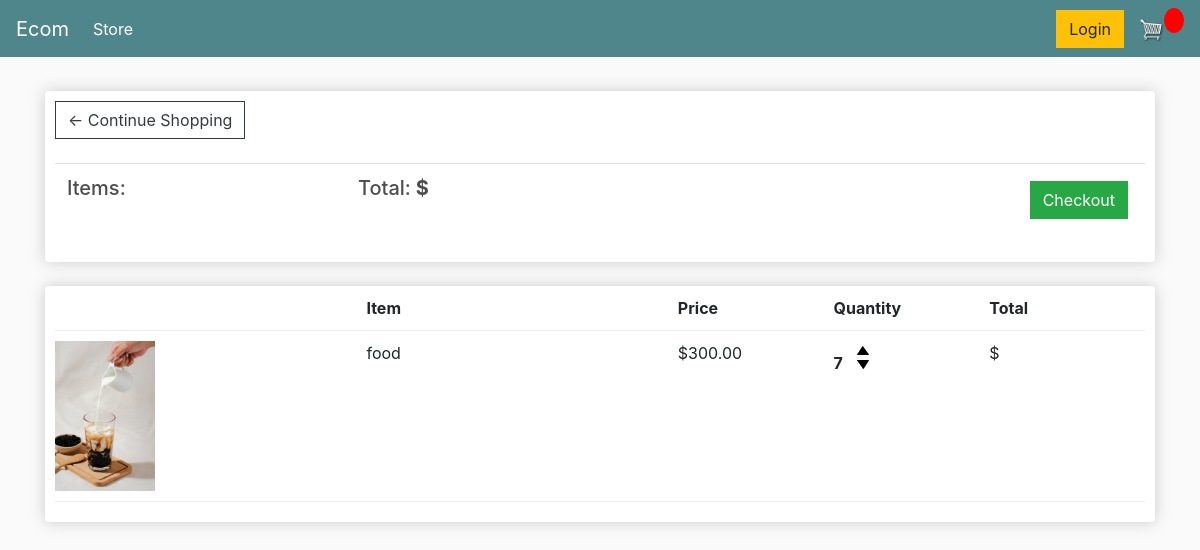
The app's page /cart/ (signed in) with its own data.
### market/models.py (models this page shows, shortened)
class OrderItem(models.Model):
	product = models.ForeignKey(Product, on_delete=models.SET_NULL, null=True)
	order = models.ForeignKey(Order, on_delete=models.SET_NULL, null=True)
	quantity = models.IntegerField(default=0, null=True, blank=True)
	date_added = models.DateTimeField(auto_now_add=True)

class Product(models.Model):
	name = models.CharField(max_length=200)
	price = models.FloatField()
	digital = models.BooleanField(default=False,null=True, blank=True)
	image = models.ImageField(null=True, blank=True)
	@property
	def imageURL(self):
		try:
			url = self.image.url
		except:
			url = ''
		return url

### market/views.py (the view)
# urls.py: path('cart/', views.cart, name="cart"),
def cart(request):
   if request.user.is_authenticated:
         customer = request.user.customer
         order, created = Order.objects.get_or_create(customer=customer)
         items = order.orderitem_set.all()
   context = {'items':items, 'order':order}
   return render(request, 'all_products/cart.html', context)

### market/templates/all_products/cart.html
{% extends 'all_products/base.html' %}
{% load static %}
{% block content %}
	<div class="row">
		<div class="col-lg-12">
			<div class="box-element">
				<a  class="btn btn-outline-dark" href="{% url 'all_product' %}">&#x2190; Continue Shopping</a>
				<br>
				<br>
				<table class="table">
					<tr>
						<th><h5>Items: <strong>{{order.get_cart_items}}</strong></h5></th>
						<th><h5>Total:<strong> ${{order.get_cart_total|floatformat:2}}</strong></h5></th>
						<th>
							<a  style="float:right; margin:5px;" class="btn btn-success" href="{% url 'checkout' %}">Checkout</a>
						</th>
					</tr>
				</table>
			</div>
			<br>
			<div class="box-element">
				<div class="cart-row">
					<div style="flex:2"></div>
					<div style="flex:2"><strong>Item</strong></div>
					<div style="flex:1"><strong>Price</strong></div>
					<div style="flex:1"><strong>Quantity</strong></div>
					<div style="flex:1"><strong>Total</strong></div>
				</div>
				{% for item in items %}
				<div class="cart-row">
					<div style="flex:2"><img class="row-image" src="{{item.product.imageURL}}"></div>
					<div style="flex:2"><p>{{item.product.name}}</p></div>
					<div style="flex:1"><p>${{item.product.price|floatformat:2}}</p></div>
					<div style="flex:1">
						<p class="quantity">{{item.quantity}}</p>
						<div class="quantity">
							<img data-product="{{item.product.id}}" data-action="add" class="chg-quantity update-cart" src="{% static  'media/arrow-up.png' %}">
							<img data-product="{{item.product.id}}" data-action="remove" class="chg-quantity update-cart" src="{% static  'media/arrow-down.png' %}">
						</div>
					</div>
					<div style="flex:1"><p>${{item.get_total|floatformat:2}}</p></div>
				</div>
				{% endfor %}
			</div>
		</div>
	</div>
{% endblock content %}

### static/css/main.css (style rules this page uses)
body { background-color: hsl(0, 0%, 98%); }
h1,h2,h3,h4,h5,h6 { color:hsl(0, 0%, 30%); }
.box-element { box-shadow:hsl(0, 0%, 80%) 0 0 16px; background-color: #fff; border-radius: 4px; padding: 10px; }
.col-lg-4, .col-lg-6, .col-lg-8, .col-lg-12 { margin-top: 10px; }
.btn { border-radius: 0; }
.row-image { width: 100px; }
.cart-row { display: flex; align-items: flex-stretch; padding-bottom: 10px; margin-bottom: 10px; border-bottom: 1px solid #ececec; }
.quantity { display: inline-block; font-weight: 700; padding-right:10px; }
.chg-quantity { width: 12px; cursor: pointer; display: block; margin-top: 5px; transition:.1s; }

### records on screen
OrderItem: product.imageURL (picture), product.name "food", product.price "300.00", quantity "7"
